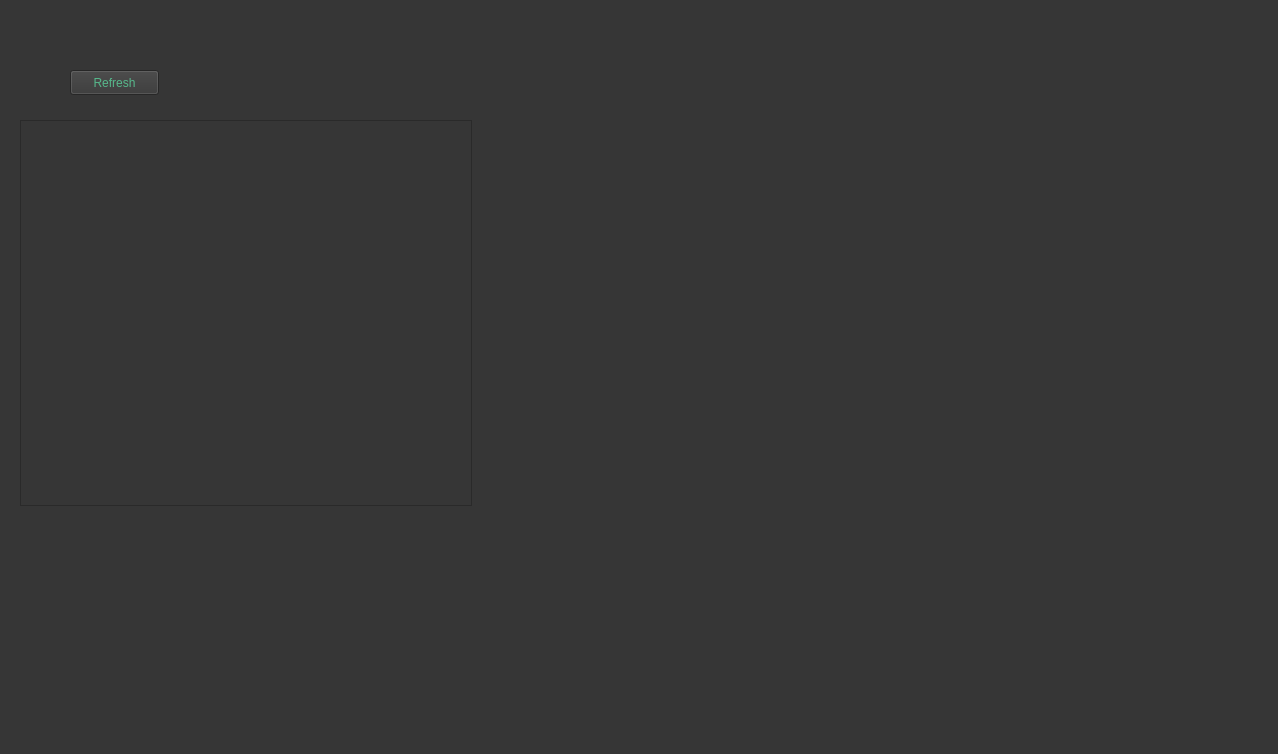
<?xml version="1.0" encoding="UTF-8"?>
<ui version="4.0">
 <class>Form</class>
 <widget class="QWidget" name="Form">
  <property name="geometry">
   <rect>
    <x>0</x>
    <y>0</y>
    <width>1278</width>
    <height>754</height>
   </rect>
  </property>
  <property name="windowTitle">
   <string>Form</string>
  </property>
  <property name="styleSheet">
   <string notr="true">QWidget
{
	color: rgb(86, 184, 139);
	background-color: rgb(54, 54, 54);
	selection-background-color: rgb(58, 152, 112);
}

QTreeWidget
{
	background-color: rgb(85, 87, 83);
}</string>
  </property>
  <widget class="QPushButton" name="refreshButton">
   <property name="geometry">
    <rect>
     <x>70</x>
     <y>70</y>
     <width>89</width>
     <height>25</height>
    </rect>
   </property>
   <property name="text">
    <string>Refresh</string>
   </property>
  </widget>
  <widget class="QTreeView" name="page_testIrodsTree">
   <property name="geometry">
    <rect>
     <x>20</x>
     <y>120</y>
     <width>452</width>
     <height>386</height>
    </rect>
   </property>
   <property name="sizePolicy">
    <sizepolicy hsizetype="Preferred" vsizetype="Preferred">
     <horstretch>0</horstretch>
     <verstretch>0</verstretch>
    </sizepolicy>
   </property>
   <property name="styleSheet">
    <string notr="true"/>
   </property>
   <property name="sizeAdjustPolicy">
    <enum>QAbstractScrollArea::AdjustToContents</enum>
   </property>
   <property name="selectionMode">
    <enum>QAbstractItemView::NoSelection</enum>
   </property>
   <property name="headerHidden">
    <bool>true</bool>
   </property>
  </widget>
 </widget>
 <resources/>
 <connections/>
</ui>
